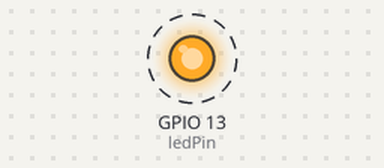
Recording of a sketch running on a simulated ESP32. On the bench: output pins drawn as LEDs (lit = HIGH). Dashed ring = blinking. What the sketch prints to the serial monitor is not drawn.

Above: at 0.5 s.
Timing chart, 0 to 4.6 s (numbered marks = the images above):
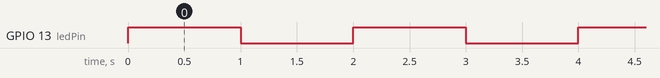

Measured:
- by itself, GPIO 13 (ledPin): alternates HIGH for 1.0 s and LOW for 1.0 s

The sketch:

sketch_simpleled.ino
```cpp
int ledPin = 13;

void setup() {
  // put your setup code here, to run once:
  pinMode(ledPin, OUTPUT);
  Serial.begin(115200);
}

void loop() {
  // put your main code here, to run repeatedly:
  Serial.print("Hello!");
  digitalWrite(ledPin, HIGH);
  delay(1000);
  digitalWrite(ledPin, LOW);
  delay(1000);
}
```
